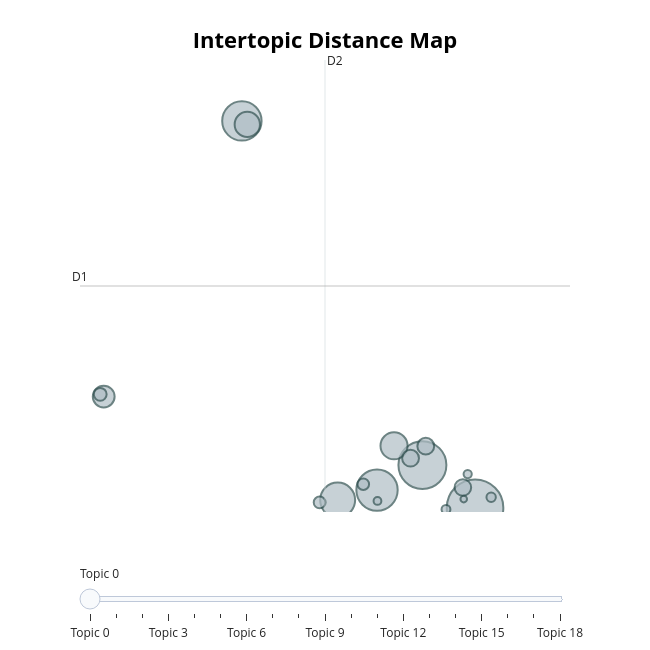

Source (notebook cell):
### Code cell
topic_model.visualize_topics()

### Figure 1 — Plotly figure (JSON) as saved in the notebook; plotly's stock layout.template omitted (floating-point values rounded to 4 significant figures)
{"data": [{"customdata": [[0, "جدا | ممتاز | جميل | رائع | جيد", 2366], [1, "مكان | جميل | place | park | جدا", 1701], [2, "فندق | الفندق | hotel | جدا | نظيف", 1262], [3, "الله | المكان | الرياض | الفندق | جدا", 1147], [4, "restaurant | food | delicious | best | excellent", 904], [5, "mosque | god | الله | may | prayer", 473], [6, "mall | سوق | market | shopping | مبالغ", 542], [7, "مغلق | سيء | سيئه | جدا | سيئة", 352], [8, "هادئ | place | beautiful | quiet | peaceful", 208], [9, "family | place | good | nice | للعائلات", 209], [10, "يحتاج | تحتاج | اكثر | الى | تطوير", 203], [11, "fish | price | market | السمك | fresh", 103], [12, "المياه | دورات | الحمامات | toilet | مياه", 122], [13, "cinema | movie | hall | غني | التعريف", 99], [14, "love | falsefalse | loved | place | tried", 58], [15, "نجوم | يستاهل | star | بكثير | بطل", 50], [16, "معلم | يستحق | بأس | سياحي | الزيارة", 65], [17, "الليل | time | night | زيادة | المكان", 45], [18, "عادي | حلو | والمساء | اووي | جدا", 32]], "hovertemplate": "<b>Topic %{customdata[0]}</b><br>%{customdata[1]}<br>Size: %{customdata[2]}", "legendgroup": "", "marker": {"color": "#B0BEC5", "line": {"color": "DarkSlateGrey", "width": 2}, "size": [2366, 1701, 1262, 1147, 904, 473, 542, 352, 208, 209, 203, 103, 122, 99, 58, 50, 65, 45, 32], "sizemode": "area", "sizeref": 1.479, "symbol": "circle"}, "mode": "markers", "name": "", "orientation": "v", "showlegend": false, "type": "scatter", "x": [11.42, 10.24, 9.226, 6.197, 8.343, 6.318, 9.607, 3.099, 10.32, 9.977, 11.15, 7.939, 3.021, 8.918, 10.77, 11.26, 11.78, 9.236, 11.17], "xaxis": "x", "y": [0.6815, 2.177, 1.301, 14.26, 0.9483, 14.14, 2.857, 4.583, 2.84, 2.421, 1.391, 0.8654, 4.662, 1.506, 0.6241, 1.861, 1.048, 0.9189, 0.9839], "yaxis": "y"}], "layout": {"annotations": [{"showarrow": false, "text": "D1", "x": 2.568, "y": 8.467, "yshift": 10}, {"showarrow": false, "text": "D2", "x": 8.06, "xshift": 10, "y": 16.4}], "height": 650, "hoverlabel": {"bgcolor": "white", "font": {"family": "Rockwell", "size": 16}}, "legend": {"itemsizing": "constant", "tracegroupgap": 0}, "margin": {"t": 60}, "shapes": [{"line": {"color": "#CFD8DC", "width": 2}, "type": "line", "x0": 8.06, "x1": 8.06, "y0": 0.5305, "y1": 16.4}, {"line": {"color": "#9E9E9E", "width": 2}, "type": "line", "x0": 2.568, "x1": 13.55, "y0": 8.467, "y1": 8.467}], "sliders": [{"active": 0, "pad": {"t": 50}, "steps": [{"args": [{"marker.color": [["red", "#B0BEC5", "#B0BEC5", "#B0BEC5", "#B0BEC5", "#B0BEC5", "#B0BEC5", "#B0BEC5", "#B0BEC5", "#B0BEC5", "#B0BEC5", "#B0BEC5", "#B0BEC5", "#B0BEC5", "#B0BEC5", "#B0BEC5", "#B0BEC5", "#B0BEC5", "#B0BEC5"]]}], "label": "Topic 0", "method": "update"}, {"args": [{"marker.color": [["#B0BEC5", "red", "#B0BEC5", "#B0BEC5", "#B0BEC5", "#B0BEC5", "#B0BEC5", "#B0BEC5", "#B0BEC5", "#B0BEC5", "#B0BEC5", "#B0BEC5", "#B0BEC5", "#B0BEC5", "#B0BEC5", "#B0BEC5", "#B0BEC5", "#B0BEC5", "#B0BEC5"]]}], "label": "Topic 1", "method": "update"}, {"args": [{"marker.color": [["#B0BEC5", "#B0BEC5", "red", "#B0BEC5", "#B0BEC5", "#B0BEC5", "#B0BEC5", "#B0BEC5", "#B0BEC5", "#B0BEC5", "#B0BEC5", "#B0BEC5", "#B0BEC5", "#B0BEC5", "#B0BEC5", "#B0BEC5", "#B0BEC5", "#B0BEC5", "#B0BEC5"]]}], "label": "Topic 2", "method": "update"}, {"args": [{"marker.color": [["#B0BEC5", "#B0BEC5", "#B0BEC5", "red", "#B0BEC5", "#B0BEC5", "#B0BEC5", "#B0BEC5", "#B0BEC5", "#B0BEC5", "#B0BEC5", "#B0BEC5", "#B0BEC5", "#B0BEC5", "#B0BEC5", "#B0BEC5", "#B0BEC5", "#B0BEC5", "#B0BEC5"]]}], "label": "Topic 3", "method": "update"}, {"args": [{"marker.color": [["#B0BEC5", "#B0BEC5", "#B0BEC5", "#B0BEC5", "red", "#B0BEC5", "#B0BEC5", "#B0BEC5", "#B0BEC5", "#B0BEC5", "#B0BEC5", "#B0BEC5", "#B0BEC5", "#B0BEC5", "#B0BEC5", "#B0BEC5", "#B0BEC5", "#B0BEC5", "#B0BEC5"]]}], "label": "Topic 4", "method": "update"}, {"args": [{"marker.color": [["#B0BEC5", "#B0BEC5", "#B0BEC5", "#B0BEC5", "#B0BEC5", "red", "#B0BEC5", "#B0BEC5", "#B0BEC5", "#B0BEC5", "#B0BEC5", "#B0BEC5", "#B0BEC5", "#B0BEC5", "#B0BEC5", "#B0BEC5", "#B0BEC5", "#B0BEC5", "#B0BEC5"]]}], "label": "Topic 5", "method": "update"}, {"args": [{"marker.color": [["#B0BEC5", "#B0BEC5", "#B0BEC5", "#B0BEC5", "#B0BEC5", "#B0BEC5", "red", "#B0BEC5", "#B0BEC5", "#B0BEC5", "#B0BEC5", "#B0BEC5", "#B0BEC5", "#B0BEC5", "#B0BEC5", "#B0BEC5", "#B0BEC5", "#B0BEC5", "#B0BEC5"]]}], "label": "Topic 6", "method": "update"}, {"args": [{"marker.color": [["#B0BEC5", "#B0BEC5", "#B0BEC5", "#B0BEC5", "#B0BEC5", "#B0BEC5", "#B0BEC5", "red", "#B0BEC5", "#B0BEC5", "#B0BEC5", "#B0BEC5", "#B0BEC5", "#B0BEC5", "#B0BEC5", "#B0BEC5", "#B0BEC5", "#B0BEC5", "#B0BEC5"]]}], "label": "Topic 7", "method": "update"}, {"args": [{"marker.color": [["#B0BEC5", "#B0BEC5", "#B0BEC5", "#B0BEC5", "#B0BEC5", "#B0BEC5", "#B0BEC5", "#B0BEC5", "red", "#B0BEC5", "#B0BEC5", "#B0BEC5", "#B0BEC5", "#B0BEC5", "#B0BEC5", "#B0BEC5", "#B0BEC5", "#B0BEC5", "#B0BEC5"]]}], "label": "Topic 8", "method": "update"}, {"args": [{"marker.color": [["#B0BEC5", "#B0BEC5", "#B0BEC5", "#B0BEC5", "#B0BEC5", "#B0BEC5", "#B0BEC5", "#B0BEC5", "#B0BEC5", "red", "#B0BEC5", "#B0BEC5", "#B0BEC5", "#B0BEC5", "#B0BEC5", "#B0BEC5", "#B0BEC5", "#B0BEC5", "#B0BEC5"]]}], "label": "Topic 9", "method": "update"}, {"args": [{"marker.color": [["#B0BEC5", "#B0BEC5", "#B0BEC5", "#B0BEC5", "#B0BEC5", "#B0BEC5", "#B0BEC5", "#B0BEC5", "#B0BEC5", "#B0BEC5", "red", "#B0BEC5", "#B0BEC5", "#B0BEC5", "#B0BEC5", "#B0BEC5", "#B0BEC5", "#B0BEC5", "#B0BEC5"]]}], "label": "Topic 10", "method": "update"}, {"args": [{"marker.color": [["#B0BEC5", "#B0BEC5", "#B0BEC5", "#B0BEC5", "#B0BEC5", "#B0BEC5", "#B0BEC5", "#B0BEC5", "#B0BEC5", "#B0BEC5", "#B0BEC5", "red", "#B0BEC5", "#B0BEC5", "#B0BEC5", "#B0BEC5", "#B0BEC5", "#B0BEC5", "#B0BEC5"]]}], "label": "Topic 11", "method": "update"}, {"args": [{"marker.color": [["#B0BEC5", "#B0BEC5", "#B0BEC5", "#B0BEC5", "#B0BEC5", "#B0BEC5", "#B0BEC5", "#B0BEC5", "#B0BEC5", "#B0BEC5", "#B0BEC5", "#B0BEC5", "red", "#B0BEC5", "#B0BEC5", "#B0BEC5", "#B0BEC5", "#B0BEC5", "#B0BEC5"]]}], "label": "Topic 12", "method": "update"}, {"args": [{"marker.color": [["#B0BEC5", "#B0BEC5", "#B0BEC5", "#B0BEC5", "#B0BEC5", "#B0BEC5", "#B0BEC5", "#B0BEC5", "#B0BEC5", "#B0BEC5", "#B0BEC5", "#B0BEC5", "#B0BEC5", "red", "#B0BEC5", "#B0BEC5", "#B0BEC5", "#B0BEC5", "#B0BEC5"]]}], "label": "Topic 13", "method": "update"}, {"args": [{"marker.color": [["#B0BEC5", "#B0BEC5", "#B0BEC5", "#B0BEC5", "#B0BEC5", "#B0BEC5", "#B0BEC5", "#B0BEC5", "#B0BEC5", "#B0BEC5", "#B0BEC5", "#B0BEC5", "#B0BEC5", "#B0BEC5", "red", "#B0BEC5", "#B0BEC5", "#B0BEC5", "#B0BEC5"]]}], "label": "Topic 14", "method": "update"}, {"args": [{"marker.color": [["#B0BEC5", "#B0BEC5", "#B0BEC5", "#B0BEC5", "#B0BEC5", "#B0BEC5", "#B0BEC5", "#B0BEC5", "#B0BEC5", "#B0BEC5", "#B0BEC5", "#B0BEC5", "#B0BEC5", "#B0BEC5", "#B0BEC5", "red", "#B0BEC5", "#B0BEC5", "#B0BEC5"]]}], "label": "Topic 15", "method": "update"}, {"args": [{"marker.color": [["#B0BEC5", "#B0BEC5", "#B0BEC5", "#B0BEC5", "#B0BEC5", "#B0BEC5", "#B0BEC5", "#B0BEC5", "#B0BEC5", "#B0BEC5", "#B0BEC5", "#B0BEC5", "#B0BEC5", "#B0BEC5", "#B0BEC5", "#B0BEC5", "red", "#B0BEC5", "#B0BEC5"]]}], "label": "Topic 16", "method": "update"}, {"args": [{"marker.color": [["#B0BEC5", "#B0BEC5", "#B0BEC5", "#B0BEC5", "#B0BEC5", "#B0BEC5", "#B0BEC5", "#B0BEC5", "#B0BEC5", "#B0BEC5", "#B0BEC5", "#B0BEC5", "#B0BEC5", "#B0BEC5", "#B0BEC5", "#B0BEC5", "#B0BEC5", "red", "#B0BEC5"]]}], "label": "Topic 17", "method": "update"}, {"args": [{"marker.color": [["#B0BEC5", "#B0BEC5", "#B0BEC5", "#B0BEC5", "#B0BEC5", "#B0BEC5", "#B0BEC5", "#B0BEC5", "#B0BEC5", "#B0BEC5", "#B0BEC5", "#B0BEC5", "#B0BEC5", "#B0BEC5", "#B0BEC5", "#B0BEC5", "#B0BEC5", "#B0BEC5", "red"]]}], "label": "Topic 18", "method": "update"}]}], "title": {"font": {"color": "Black", "size": 22}, "text": "<b>Intertopic Distance Map</b>", "x": 0.5, "xanchor": "center", "y": 0.95, "yanchor": "top"}, "width": 650, "xaxis": {"anchor": "y", "domain": [0, 1], "range": [2.568, 13.55], "title": {"text": ""}, "visible": false}, "yaxis": {"anchor": "x", "domain": [0, 1], "range": [0.5305, 16.4], "title": {"text": ""}, "visible": false}}}
